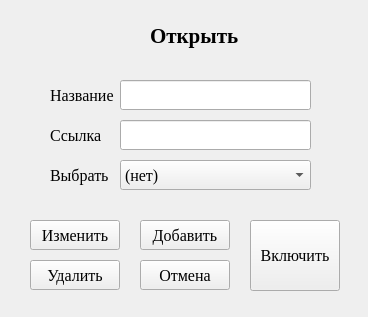
<?xml version="1.0" encoding="UTF-8"?>
<ui version="4.0">
 <class>Form</class>
 <widget class="QWidget" name="Form">
  <property name="geometry">
   <rect>
    <x>0</x>
    <y>0</y>
    <width>368</width>
    <height>317</height>
   </rect>
  </property>
  <property name="windowTitle">
   <string>Form</string>
  </property>
  <widget class="QLabel" name="label">
   <property name="geometry">
    <rect>
     <x>150</x>
     <y>20</y>
     <width>121</width>
     <height>31</height>
    </rect>
   </property>
   <property name="font">
    <font>
     <family>Times New Roman</family>
     <pointsize>16</pointsize>
     <bold>true</bold>
    </font>
   </property>
   <property name="text">
    <string>Открыть</string>
   </property>
  </widget>
  <widget class="QComboBox" name="cb_select">
   <property name="geometry">
    <rect>
     <x>120</x>
     <y>160</y>
     <width>191</width>
     <height>30</height>
    </rect>
   </property>
   <property name="font">
    <font>
     <family>Times New Roman</family>
     <pointsize>12</pointsize>
    </font>
   </property>
   <item>
    <property name="text">
     <string>(нет)</string>
    </property>
   </item>
  </widget>
  <widget class="QLineEdit" name="add_link">
   <property name="geometry">
    <rect>
     <x>120</x>
     <y>120</y>
     <width>191</width>
     <height>30</height>
    </rect>
   </property>
   <property name="font">
    <font>
     <family>Times New Roman</family>
     <pointsize>12</pointsize>
    </font>
   </property>
  </widget>
  <widget class="QLabel" name="label_2">
   <property name="geometry">
    <rect>
     <x>50</x>
     <y>160</y>
     <width>71</width>
     <height>30</height>
    </rect>
   </property>
   <property name="font">
    <font>
     <family>Times New Roman</family>
     <pointsize>12</pointsize>
    </font>
   </property>
   <property name="text">
    <string>Выбрать</string>
   </property>
  </widget>
  <widget class="QLabel" name="label_3">
   <property name="geometry">
    <rect>
     <x>50</x>
     <y>120</y>
     <width>61</width>
     <height>30</height>
    </rect>
   </property>
   <property name="font">
    <font>
     <family>Times New Roman</family>
     <pointsize>12</pointsize>
    </font>
   </property>
   <property name="text">
    <string>Ссылка</string>
   </property>
  </widget>
  <widget class="QPushButton" name="b_start">
   <property name="geometry">
    <rect>
     <x>250</x>
     <y>220</y>
     <width>90</width>
     <height>71</height>
    </rect>
   </property>
   <property name="font">
    <font>
     <family>Times New Roman</family>
     <pointsize>12</pointsize>
    </font>
   </property>
   <property name="text">
    <string>Включить</string>
   </property>
  </widget>
  <widget class="QPushButton" name="b_ok">
   <property name="geometry">
    <rect>
     <x>140</x>
     <y>220</y>
     <width>90</width>
     <height>30</height>
    </rect>
   </property>
   <property name="font">
    <font>
     <family>Times New Roman</family>
     <pointsize>12</pointsize>
    </font>
   </property>
   <property name="text">
    <string>Добавить</string>
   </property>
  </widget>
  <widget class="QPushButton" name="b_cancel">
   <property name="geometry">
    <rect>
     <x>140</x>
     <y>260</y>
     <width>90</width>
     <height>30</height>
    </rect>
   </property>
   <property name="font">
    <font>
     <family>Times New Roman</family>
     <pointsize>12</pointsize>
    </font>
   </property>
   <property name="text">
    <string>Отмена</string>
   </property>
  </widget>
  <widget class="QLineEdit" name="name">
   <property name="geometry">
    <rect>
     <x>120</x>
     <y>80</y>
     <width>191</width>
     <height>30</height>
    </rect>
   </property>
   <property name="font">
    <font>
     <family>Times New Roman</family>
     <pointsize>12</pointsize>
    </font>
   </property>
  </widget>
  <widget class="QLabel" name="label_4">
   <property name="geometry">
    <rect>
     <x>50</x>
     <y>80</y>
     <width>71</width>
     <height>30</height>
    </rect>
   </property>
   <property name="font">
    <font>
     <family>Times New Roman</family>
     <pointsize>12</pointsize>
    </font>
   </property>
   <property name="text">
    <string>Название</string>
   </property>
  </widget>
  <widget class="QPushButton" name="b_kill">
   <property name="geometry">
    <rect>
     <x>30</x>
     <y>260</y>
     <width>90</width>
     <height>30</height>
    </rect>
   </property>
   <property name="font">
    <font>
     <family>Times New Roman</family>
     <pointsize>12</pointsize>
    </font>
   </property>
   <property name="text">
    <string>Удалить</string>
   </property>
  </widget>
  <widget class="QPushButton" name="b_change">
   <property name="geometry">
    <rect>
     <x>30</x>
     <y>220</y>
     <width>90</width>
     <height>30</height>
    </rect>
   </property>
   <property name="font">
    <font>
     <family>Times New Roman</family>
     <pointsize>12</pointsize>
    </font>
   </property>
   <property name="text">
    <string>Изменить</string>
   </property>
  </widget>
 </widget>
 <resources/>
 <connections/>
</ui>
